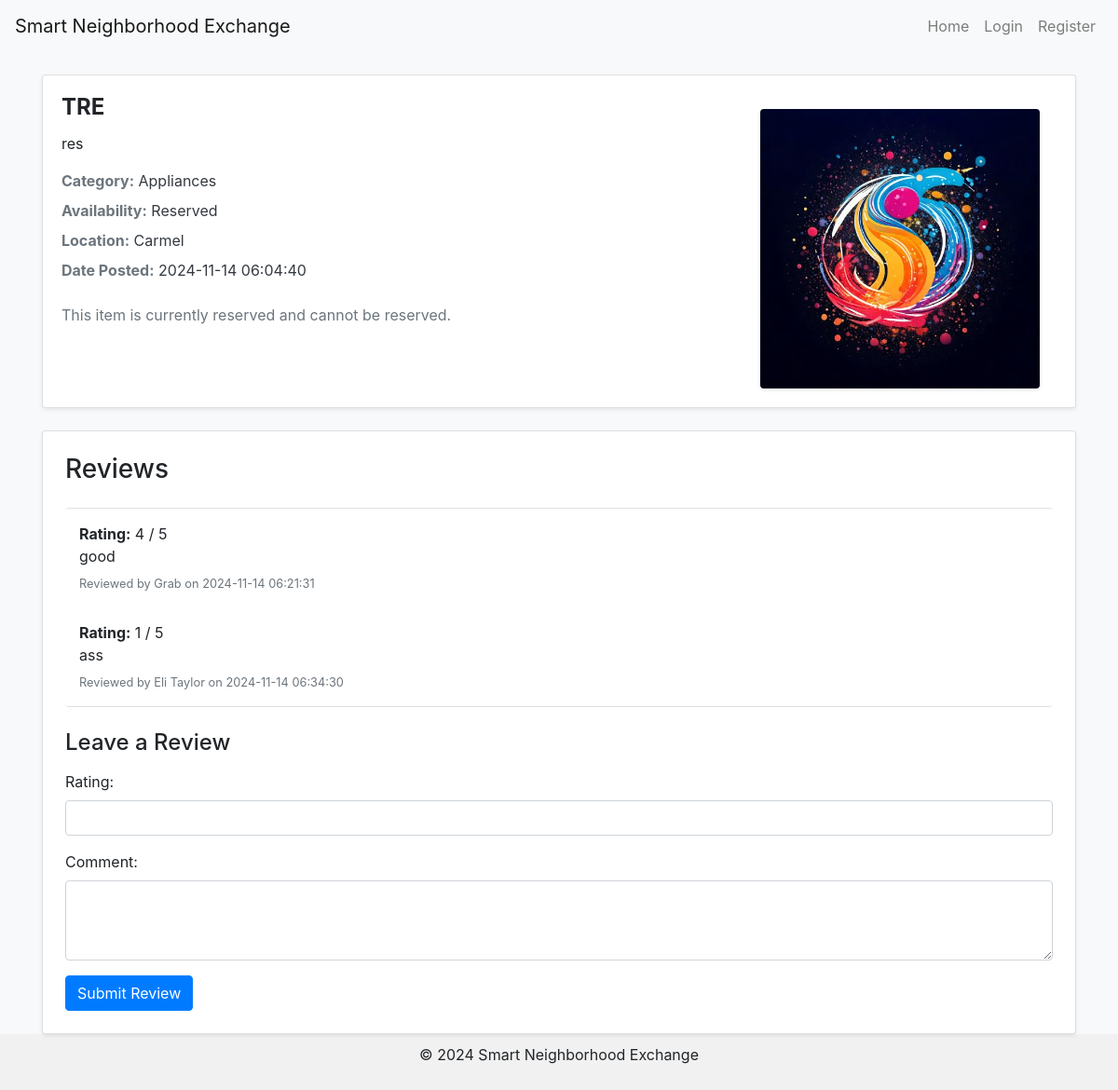
The page /resource_details/1 on the database its author committed.
### tables this page shows
CREATE TABLE resources (
                        resource_id INTEGER PRIMARY KEY AUTOINCREMENT,
                        user_id INTEGER NOT NULL,
                        title TEXT NOT NULL,
                        description TEXT,
                        images TEXT,
                        category TEXT,
                        availability TEXT,
                        date_posted TEXT NOT NULL,
                        location TEXT,
                        FOREIGN KEY (user_id) REFERENCES users(user_id)
                      );

CREATE TABLE reviews (
    review_id INTEGER PRIMARY KEY AUTOINCREMENT,
    resource_id INTEGER NULL,
    user_id INTEGER NOT NULL,
    reviewer_id INTEGER, 
    rating INTEGER NOT NULL,
    comment TEXT,
    date TEXT,
    FOREIGN KEY (resource_id) REFERENCES resources(resource_id),
    FOREIGN KEY (user_id) REFERENCES users(user_id),
    FOREIGN KEY (reviewer_id) REFERENCES users(user_id)
);

CREATE TABLE users (
                        user_id INTEGER PRIMARY KEY AUTOINCREMENT,
                        name TEXT NOT NULL,
                        email TEXT NOT NULL UNIQUE,
                        password TEXT NOT NULL,
                        profile_image TEXT,
                        location TEXT
                      );

### app.py (the view)
@app.route('/resource_details/<int:resource_id>')
def resource_details(resource_id):
    conn = sqlite3.connect('database.db')
    cursor = conn.cursor()
    cursor.execute("SELECT * FROM resources WHERE resource_id = ?", (resource_id,))
    resource = cursor.fetchone()
    cursor.execute("SELECT start_date, end_date FROM reservations WHERE resource_id = ?", (resource_id,))
    reservations = cursor.fetchall()
    unavailable_dates = [
        {"start_date": r[0], "end_date": r[1]} for r in reservations if r[0] and r[1]
    ]
    cursor.execute('''
        SELECT reviews.rating, reviews.comment, users.name, reviews.date
        FROM reviews
        JOIN users ON reviews.reviewer_id = users.user_id
        WHERE reviews.resource_id = ?
    ''', (resource_id,))
    reviews = cursor.fetchall()
    conn.close()
    return render_template(
        'resource_details.html',
        resource=resource,
        unavailable_dates=unavailable_dates,
        reviews=reviews
    )

### templates/resource_details.html (shortened to what this page needs)
{% extends "base.html" %}
{% block content %}
<div class="card mb-4 shadow-sm">
    <div class="card-body">
        <div class="row">
            <div class="col-md-8">
                <h2 class="card-title text-capitalize">{{ resource[2] }}</h2>
                <p class="card-text">{{ resource[3] }}</p>
                <div class="text-muted mb-2">
                    <strong>Category:</strong> <span class="text-dark">{{ resource[5] }}</span>
                </div>
                <div class="text-muted mb-2">
                    <strong>Availability:</strong> <span class="text-dark">{{ resource[6] }}</span>
                </div>
                <div class="text-muted mb-2">
                    <strong>Location:</strong> <span class="text-dark">{{ resource[8] }}</span>
                </div>
                <div class="text-muted">
                    <strong>Date Posted:</strong> <span class="text-dark">{{ resource[7] }}</span>
                </div>
                <br>
                <div>
                    {% if resource[6] == 'Available' %}
                    <form action="{{ url_for('reserve_item', resource_id=resource[0]) }}" method="POST">
                        <input type="hidden" name="resource_id" value="{{ resource[0] }}">
                        <label for="startDate">Start Date:</label>
                        <input type="text" id="startDate" name="start_date" placeholder="Select start date">
                        <label for="endDate">End Date:</label>
                        <input type="text" id="endDate" name="end_date" placeholder="Select end date">
                        <button type="submit" class="btn btn-primary">Reserve</button>
                    </form>
                    {% else %}
                    <p class="text-muted">This item is currently reserved and cannot be reserved.</p>
                    {% endif %}
                    <link rel="stylesheet" href="https://cdn.jsdelivr.net/npm/flatpickr/dist/flatpickr.min.css">
                </div>
            </div>
            <div class="col-md-4 text-center">
                {% if resource[4] %}
                <img src="{{ url_for('static', filename=resource[4]) }}" class="img-fluid rounded shadow-sm mt-3"
                    alt="Resource Image">
                {% endif %}
            </div>
        </div>
    </div>
</div>
<div class="card p-4 shadow-sm">
    <h3 class="mb-4">Reviews</h3>
    {% if reviews %}
    <ul class="list-group mb-4">
        {% for review in reviews %}
        <li class="list-group-item">
            <div>
                <strong>Rating:</strong> {{ review[0] }} / 5
                <p class="mb-1">{{ review[1] }}</p>
                <small class="text-muted">Reviewed by {{ review[2] }} on {{ review[3] }}</small>
            </div>
        </li>
        {% endfor %}
    </ul>
    {% else %}
    <p class="text-muted">No reviews yet for this resource.</p>
    {% endif %}
    <h4 class="mb-3">Leave a Review</h4>
    <form method="POST" action="{{ url_for('add_review_route', resource_id=resource[0]) }}">
        <div class="form-group">
            <label for="rating">Rating:</label>
            <input type="number" id="rating" name="rating" class="form-control" min="1" max="5" required>
        </div>
        <div class="form-group">
            <label for="comment">Comment:</label>
            <textarea id="comment" name="comment" class="form-control" rows="3" required></textarea>
        </div>
        <button type="submit" class="btn btn-primary">Submit Review</button>
    </form>
</div>
{% endblock %}

### templates/base.html (style rules this page uses)
body { background-color: #f8f9fa; display: flex; flex-direction: column; min-height: 100vh; }
.card-title { font-weight: bold; font-size: 1.5rem; }
.img-fluid { max-height: 300px; object-fit: cover; }
.list-group-item { border: none; padding: 15px; }

### rows shown on the page
resources: title "TRE", description "res", category "Appliances", availability "Reserved", location "Carmel", date_posted "2024-11-14 06:04:40", images (picture)
reviews: rating "4", comment "good", name "Grab", date "2024-11-14 06:21:31"
reviews: rating "1", comment "ass", name "Eli Taylor", date "2024-11-14 06:34:30"
